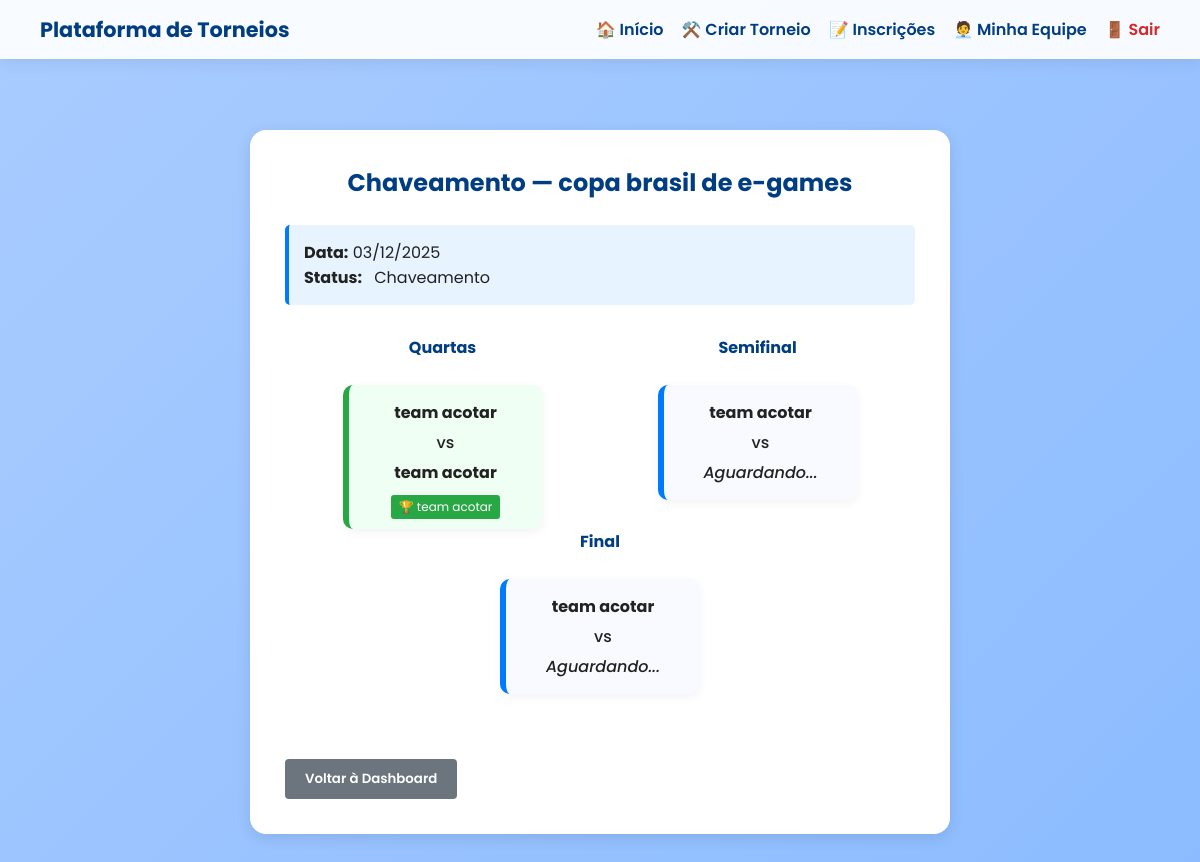
Screenshot of /chaveamento/2/ (signed in) with the database file from the repository.
### usuarios/models.py (models this page shows, shortened)
class Torneio(models.Model):
    FASES = [
        ('inscricoes', 'Inscrições'),
        ('chaveamento', 'Chaveamento'),
        ('em_progresso', 'Em Progresso'),
        ('finalizado', 'Finalizado'),
    ]
    nome = models.CharField(max_length=100)
    descricao = models.TextField()
    regras = models.TextField()
    data = models.DateField()
    criador = models.ForeignKey(User, on_delete=models.CASCADE)
    status = models.CharField(max_length=20, choices=FASES, default='inscricoes')
    campeao = models.CharField(max_length=100, blank=True, null=True)

class Confronto(models.Model):
    FASES = [
        ('quartas', 'Quartas'),
        ('semifinal', 'Semifinal'),
        ('final', 'Final'),
    ]
    torneio = models.ForeignKey(Torneio, on_delete=models.CASCADE, related_name='confrontos')
    equipe1 = models.ForeignKey(Equipe, on_delete=models.CASCADE, related_name='confrontos_equipe1')
    equipe2 = models.ForeignKey(Equipe, on_delete=models.CASCADE, related_name='confrontos_equipe2', null=True, blank=True)
    fase = models.CharField(max_length=20, choices=FASES)
    vencedor = models.ForeignKey(Equipe, on_delete=models.SET_NULL, null=True, blank=True, related_name='confrontos_vencidos')
    data_confronto = models.DateTimeField(null=True, blank=True)
    realizado = models.BooleanField(default=False)
    class Meta:
        ordering = ['fase', 'id']

class Equipe(models.Model):
    nome = models.CharField(max_length=100)
    jogo_principal = models.CharField(max_length=100)
    descricao = models.TextField()
    criador = models.ForeignKey(User, on_delete=models.CASCADE, related_name='equipes')
    data_criacao = models.DateTimeField(auto_now_add=True)

### usuarios/views.py (the view, shortened to what this page needs)
# urls.py: path('chaveamento/<int:torneio_id>/', views.chaveamento_view, name='chaveamento'),
@login_required(login_url='login')
def chaveamento_view(request, torneio_id):
    torneio = get_object_or_404(Torneio, id=torneio_id)
    confrontos_por_fase = {
        'quartas': Confronto.objects.filter(torneio=torneio, fase='quartas'),
        'semifinal': Confronto.objects.filter(torneio=torneio, fase='semifinal'),
        'final': Confronto.objects.filter(torneio=torneio, fase='final'),
    }
    context = {
        'torneio': torneio,
        'confrontos_por_fase': confrontos_por_fase,
    }
    return render(request, 'chaveamento.html', context)

### usuarios/templates/chaveamento.html (shortened to what this page needs)
{% load static %}
<!DOCTYPE html>
<html lang="pt-BR">
<head>
  <link rel="stylesheet" href="{% static 'style1.css' %}">
</head>
<body>
  <header>
    <h1>Plataforma de Torneios</h1>
    <nav>
      <a href="{% url 'painel' %}">🏠 Início</a>
      <a href="{% url 'criar_torneio' %}">⚒️ Criar Torneio</a>
      <a href="{% url 'inscricoes' %}">📝 Inscrições</a>
      <a href="{% url 'dashboard_equipe' %}">🧑‍💼 Minha Equipe</a>
      <a href="{% url 'logout' %}" style="color:#d62828;">🚪 Sair</a>
    </nav>
  </header>
  <main class="container">
    <h2>Chaveamento — {{ torneio.nome }}</h2>
    <div class="status-info">
      <p><strong>Data:</strong> {{ torneio.data|date:"d/m/Y" }}</p>
      <p><strong>Status:</strong> <span style="background-color: #e7f3ff; padding: 3px 8px; border-radius: 3px;">{{ torneio.get_status_display }}</span></p>
    </div>
    {% if confrontos_por_fase.quartas %}
      <div class="bracket">
        <div class="round">
          <h4>Quartas</h4>
          {% for confronto in confrontos_por_fase.quartas %}
            <div class="match {% if confronto.realizado %}realizado{% endif %}">
              {% if confronto.realizado %}
                <p><strong>{{ confronto.equipe1.nome }}</strong></p>
                <p>vs</p>
                <p><strong>{{ confronto.equipe2.nome }}</strong></p>
                <div class="winner-badge">🏆 {{ confronto.vencedor.nome }}</div>
              {% endif %}
            </div>
          {% endfor %}
        </div>
        <div class="round">
          <h4>Semifinal</h4>
          {% for confronto in confrontos_por_fase.semifinal %}
            <div class="match {% if confronto.realizado %}realizado{% endif %}">
              {% if confronto.realizado %}
                <p><strong>{{ confronto.equipe1.nome }}</strong></p>
                <p>vs</p>
                <p><strong>{{ confronto.equipe2.nome }}</strong></p>
                <div class="winner-badge">🏆 {{ confronto.vencedor.nome }}</div>
              {% else %}
                <p>{% if confronto.equipe1 %}<strong>{{ confronto.equipe1.nome }}</strong>{% else %}<em>Aguardando...</em>{% endif %}</p>
                <p>vs</p>
                <p>{% if confronto.equipe2 %}<strong>{{ confronto.equipe2.nome }}</strong>{% else %}<em>Aguardando...</em>{% endif %}</p>
              {% endif %}
            </div>
          {% endfor %}
        </div>
        <div class="round">
          <h4>Final</h4>
          {% for confronto in confrontos_por_fase.final %}
            <div class="match {% if confronto.realizado %}realizado{% endif %}">
              {% if confronto.realizado %}
                <p><strong>{{ confronto.equipe1.nome }}</strong></p>
                <p>vs</p>
                <p><strong>{{ confronto.equipe2.nome }}</strong></p>
                <div class="winner-badge">🏆 {{ confronto.vencedor.nome }}</div>
              {% else %}
                <p>{% if confronto.equipe1 %}<strong>{{ confronto.equipe1.nome }}</strong>{% else %}<em>Aguardando...</em>{% endif %}</p>
                <p>vs</p>
                <p>{% if confronto.equipe2 %}<strong>{{ confronto.equipe2.nome }}</strong>{% else %}<em>Aguardando...</em>{% endif %}</p>
              {% endif %}
            </div>
          {% endfor %}
        </div>
      </div>
    {% else %}
      <p style="text-align: center; color: #666; margin-top: 40px;">Nenhum chaveamento gerado ainda.</p>
    {% endif %}
    <div style="margin-top: 40px;">
      <a href="{% url 'dashboard_equipe' %}"><button style="background-color: #6c757d; color: white; padding: 10px 20px; border: none; border-radius: 4px; cursor: pointer;">Voltar à Dashboard</button></a>
    </div>
  </main>
</body>
</html>

### usuarios/static/style1.css (style rules this page uses)
* { margin: 0; padding: 0; box-sizing: border-box; font-family: 'Poppins', sans-serif; }
body { background: linear-gradient(135deg, #a9ccff, #8cbcff); min-height: 100vh; padding-top: 90px; color: #222; overflow-x: hidden; }
header { position: fixed; top: 0; left: 0; width: 100%; background: rgba(255, 255, 255, 0.92); display: flex; justify-content: space-between; align-items: center; padding: 14px 40px; box-shadow: 0 3px 15px rgba(0, 0, 0, 0.08); z-index: 999; flex-wrap: wrap; }
header h1 { font-size: 1.3rem; font-weight: 700; color: #003d82; }
nav { display: flex; flex-wrap: wrap; align-items: center; gap: 18px; }
nav a { text-decoration: none; font-weight: 600; color: #003d82; transition: 0.2s; }
main { padding: 40px; }
.container, .form-container, .results-container { background: #fff; max-width: 700px; margin: 40px auto; padding: 35px; border-radius: 16px; box-shadow: 0 4px 15px rgba(0, 0, 0, 0.1); animation: fadeIn 0.4s ease; }
h2 { text-align: center; color: #003d82; margin-bottom: 25px; }
h3, h4 { color: #003d82; }
button, .btn { margin-top: 25px; padding: 12px; border: none; background-color: #007bff; color: white; font-weight: 600; border-radius: 10px; cursor: pointer; transition: background 0.2s, transform 0.1s; }
.bracket { display: flex; justify-content: space-around; flex-wrap: wrap; margin-top: 30px; }
.round { display: flex; flex-direction: column; gap: 25px; align-items: center; }
.match { background-color: #f8faff; border-left: 6px solid #007bff; padding: 10px 20px; border-radius: 10px; box-shadow: 0 3px 10px rgba(0, 0, 0, 0.05); min-width: 160px; text-align: center; }
.match p { margin: 5px 0; font-weight: 500; }

### usuarios/templates/chaveamento.html (style rules this page uses)
.bracket { display: flex; justify-content: space-around; flex-wrap: wrap; margin-top: 30px; }
.round { display: flex; flex-direction: column; gap: 25px; align-items: center; margin: 0 15px; }
.match { background-color: #f8faff; border-left: 6px solid #007bff; padding: 10px 20px; border-radius: 10px; box-shadow: 0 3px 10px rgba(0,0,0,0.05); min-width: 200px; text-align: center; }
.match p { margin: 5px 0; font-weight: 500; }
.match.realizado { border-left-color: #28a745; background-color: #f0fff4; }
.winner-badge { background-color: #28a745; color: white; padding: 3px 8px; border-radius: 3px; font-size: 12px; margin-top: 5px; display: inline-block; }
.status-info { background-color: #e7f3ff; padding: 15px; border-radius: 5px; margin-bottom: 20px; border-left: 4px solid #007bff; }

### rows the page displays
Torneio: nome "copa brasil de e-games", data "03/12/2025", status "Chaveamento"
Confronto: equipe1.nome "team acotar", equipe2.nome "team acotar", vencedor.nome "team acotar"
Confronto: equipe1.nome "team acotar", shows "Aguardando..."
Confronto: equipe1.nome "team acotar", shows "Aguardando..."
